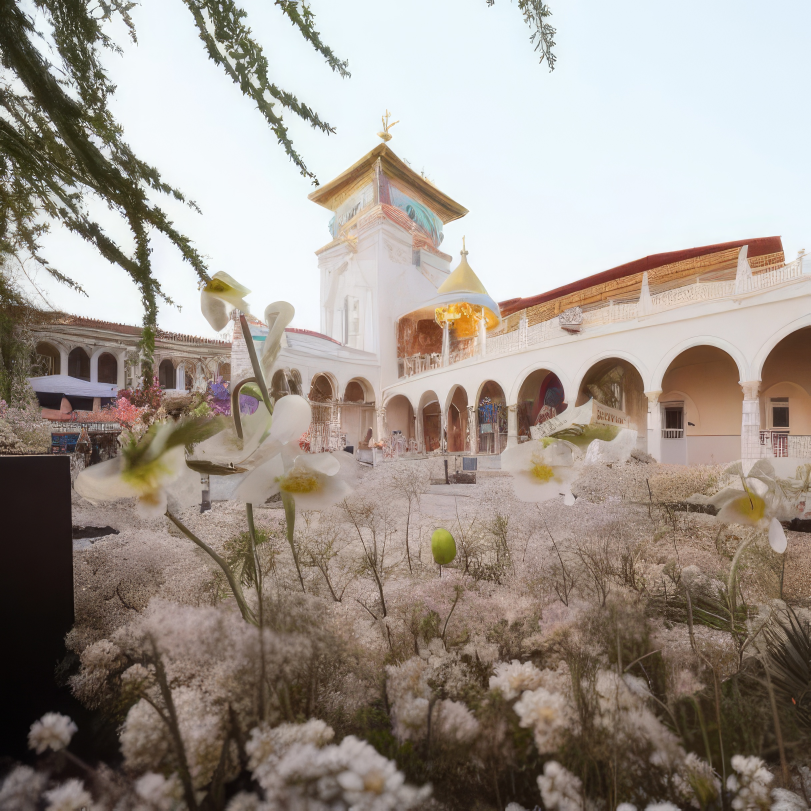
#> input picture images/image (10).jpg, 2432 x 2432 px (shown at 1/3 size); its folder holds only this picture in this run
$ python Main.py
#> lines starting #> are read from the running program, lines starting #| are printed output that depends on the picture; long printed decimals are rounded
### Fingerprint.py
from PIL import Image

def grayscale_sum(image_path):
    # Open the image
    image = Image.open(image_path)

    # Convert the image to grayscale
    grayscale_image = image.convert("L")

    # Get pixel values as a flattened list
    pixel_values = list(grayscale_image.getdata())

    # Sum the intensity values
    total_intensity = sum(pixel_values)

    # Return the sum of intensities
    return total_intensity

### ledger.py
import csv
import hashlib
import os
import time

# Function to create or update the ledger with block number and hash
def create_or_update_ledger(block_number, block_hash, ledger_file='ledger.csv'):
    # Check if the file exists to determine if we need to write the header
    file_exists = os.path.isfile(ledger_file)

    # Open the file in append mode
    with open(ledger_file, 'a', newline='') as csvfile:
        fieldnames = ['Block Number', 'Hash']
        writer = csv.DictWriter(csvfile, fieldnames=fieldnames)

        # Write the header if the file is new
        if not file_exists:
            writer.writeheader()

        # Write the new block information
        writer.writerow({'Block Number': block_number, 'Hash': block_hash})


# Function to create a new block and add it to the ledger
def create_new_block(block_number, block_hash):
    start = time.time()
    create_or_update_ledger(block_number, block_hash)
    print(f"Block {block_number} with hash {block_hash} added to the ledger.")
    total_time = (time.time() - start)
    # print(f"Mining took: {total_time} seconds")
    return total_time


# Function to read the ledger data (block number and corresponding hash)
# [28 lines left out: function read_ledger, not called in this run]

### Main.py
import os
import time
import random
import csv
from hashlib import sha256
from PIL import Image
from Fingerprint import grayscale_sum
from ledger import create_new_block
import glob


# Function to resize the image
def resize_image(image_path, max_size=(800, 800)):
#> called with image_path = 'images/image (10).jpg', max_size = (800, 800)
    image = Image.open(image_path)
#> image is the input picture: PIL image 2432x2432 RGB; mean R, G, B 159.4, 149.9, 141.5
    image.thumbnail(max_size, Image.Resampling.LANCZOS)
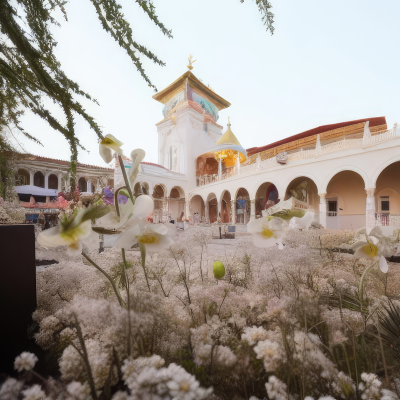
#> image: PIL image 800x800 RGB (shown at 1/2 size); mean R, G, B 159.4, 149.9, 141.5
    return image


# Function to assign sensitivity and difficulty level
def assign_sensitivity():
    sensitivity = random.choice(["High", "Medium", "Low"])
    difficulty = {"High": 5, "Medium": 4, "Low": 3}[sensitivity]
    return sensitivity, difficulty


# Function to mine a block
def mine_block(block_data, difficulty, previous_hash):
    prefix = '0' * difficulty
    nonce = 0
    start = time.time()
    while True:
        block_content = block_data + previous_hash + str(nonce)
        block_hash = sha256(block_content.encode()).hexdigest()
        if block_hash.startswith(prefix):
            total_time = (time.time() - start)
            print(f"Mining took: {total_time} seconds")
            return block_hash, nonce, total_time
        nonce += 1


# Function to save block data to a .txt file
def save_block_to_txt(block, file_name="blockchain.txt"):
    with open(file_name, "a") as f:
        f.write(f"Block Number: {block['Block Number']}\n")
        f.write(f"Sensitivity: {block['Sensitivity']}\n")
        f.write(f"Difficulty Level: {block['Difficulty Level']}\n")
        f.write(f"Data: {block['Data']}\n")
        f.write(f"Nonce: {block['Nonce']}\n")
        f.write(f"Previous Hash: {block['Previous Hash']}\n")
        f.write(f"New Hash: {block['New Hash']}\n")
        f.write("-" * 40 + "\n")


if __name__ == "__main__":
    # Delete the ledger and knowledge bank if they exist
    if os.path.exists('ledger.csv'):
        os.remove('ledger.csv')
    if os.path.exists('knowledge_bank.csv'):
        os.remove('knowledge_bank.csv')
    if os.path.exists('ledger_ZKP.csv'):
        os.remove('ledger_ZKP.csv')
    if os.path.exists('blockchain.txt'):
        os.remove('blockchain.txt')

    # Directory containing images
    image_folder = "images"
    processed_folder = "processed_images"

    # Create folder if it doesn't exist
    if not os.path.exists(processed_folder):
        os.makedirs(processed_folder)

    images = glob.glob(os.path.join(image_folder, "*.jpg"))

    # Blockchain structure: a list to store each block
    blockchain = []

    previous_hash = "0"  # Initialize the first previous hash as "0"
    block_number = 1  # Starting block number
    total_mining_time = 0  # Track cumulative mining time
    mining_times = []  # Store individual mining times

    for image_path in images:
        print(f"\nProcessing image: {image_path}")

        # Resize the image and save in the processed folder
        resized_image = resize_image(image_path)
        processed_image_path = os.path.join(processed_folder, f"{os.path.basename(image_path)}")
        resized_image.save(processed_image_path)

        # Assign sensitivity and determine difficulty level
        sensitivity, difficulty = assign_sensitivity()
        print(f"Sensitivity: {sensitivity}, Difficulty Level: {difficulty}")

        # Fingerprinting: compute the grayscale intensity sum as the image intensity
        total_intensity = grayscale_sum(processed_image_path)
#> in grayscale_sum, `grayscale_image = image.convert("L")`:
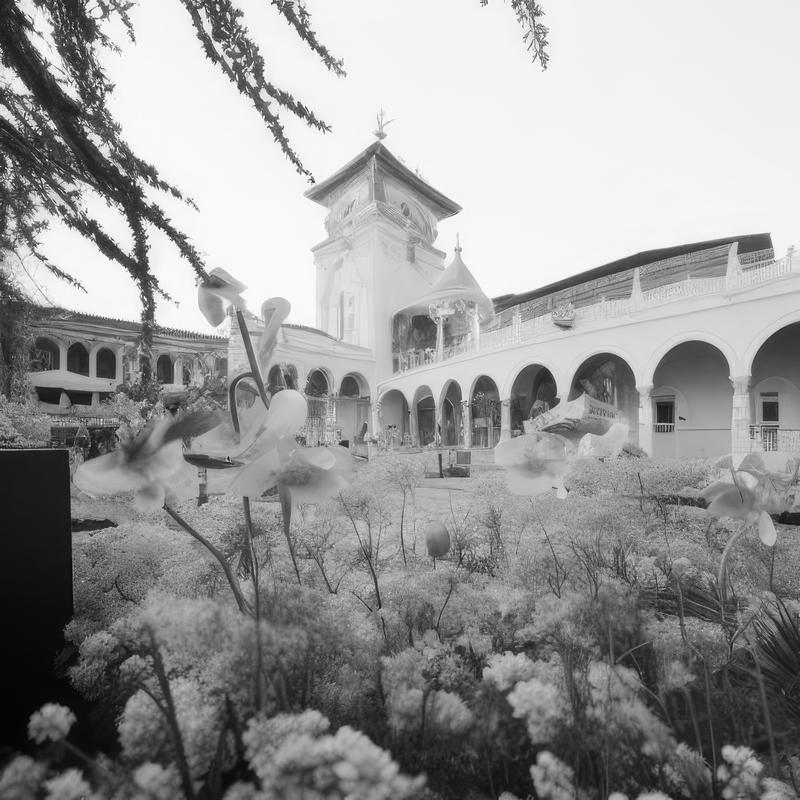
#> grayscale_image: PIL image 800x800 L; min 0, max 255, mean 151.8
#> in grayscale_sum, `pixel_values = list(grayscale_image.getdata())`: pixel_values = 640000 items
#> in grayscale_sum, `total_intensity = sum(pixel_values)`: total_intensity = 97147480
#> total_intensity = 97147480

        # Calculate SHA-256 hash of image intensity for knowledge bank
        image_intensity_hash = sha256(str(total_intensity).encode()).hexdigest()
        print(f"Zero knowledge data: {image_intensity_hash}")
#| Zero knowledge data: c80386b7eead8a441c99e3837a4ae5644e2eae61032c112e40a05949a4b34d51
        # Save image intensity hash to knowledge bank
        with open('knowledge_bank.csv', 'a', newline='') as kb:
            writer = csv.writer(kb)
            writer.writerow([os.path.basename(processed_image_path), image_intensity_hash])

        # Generate challenge-based hash for Zero Knowledge Proof (ZKP)
        challenge = random.randint(1, 10000)
        challenge_hash = sha256((image_intensity_hash + str(challenge)).encode()).hexdigest()

        # Save ZKP hash to ledger_ZKP
        with open('ledger_ZKP.csv', 'a', newline='') as zkp_ledger:
            writer = csv.writer(zkp_ledger)
            writer.writerow([block_number, challenge, challenge_hash])

        # Mining block using challenge_hash, previous hash, and difficulty level
        print(f"Mining block with difficulty {difficulty}...")
        block_data = challenge_hash + sensitivity + str(difficulty)
        new_hash, nonce, mining_time = mine_block(block_data, difficulty, previous_hash)
#> nonce = 140313; mining_time = 0.425
        print(f"Block mined with hash: {new_hash} (Nonce: {nonce})")
#| Block mined with hash: 0000f5c632211822ee4b64f67dff4e8869ace6e86d508fb4c5320ecc75278cec (Nonce: 140313)

        # Update total mining time and record individual mining time
        total_mining_time += mining_time
#> total_mining_time = 0.425
        mining_times.append(mining_time)
        print(f"Cumulative Mining Time: {total_mining_time} seconds")
#| Cumulative Mining Time: 0.4249 seconds

        # Create and store the block details in the blockchain
        block = {
            'Block Number': block_number,
            'Sensitivity': sensitivity,
            'Difficulty Level': difficulty,
            'Data': challenge_hash,
            'Nonce': nonce,
            'Previous Hash': previous_hash,
            'New Hash': new_hash
        }
        blockchain.append(block)

        # Save the block data to a .txt file
        save_block_to_txt(block)

        # Update the ledger with the new block
        create_new_block(block_number, new_hash)

        # Update the previous hash for the next block
        previous_hash = new_hash
        block_number += 1

    # Visualize the blockchain
    print("\nBlockchain:")
    for block in blockchain:
        print(f"Block Number: {block['Block Number']}")
        print(f"  Sensitivity: {block['Sensitivity']}")
        print(f"  Difficulty Level: {block['Difficulty Level']}")
        print(f"  Data: {block['Data']}")
        print(f"  Nonce: {block['Nonce']}")
        print(f"  Previous Hash: {block['Previous Hash']}")
        print(f"  New Hash: {block['New Hash']}")
        print("-" * 40)
#> this loop made 1 pass
#| Block Number: 1
#|   Sensitivity: Medium
#|   Difficulty Level: 4
#|   Data: d7f1ad0e6e8c79a1dc1538b6f4ed0cf587ccd614498ebf71e1ae93ab05ccf738
#|   Nonce: 140313
#|   Previous Hash: 0
#> (further printed lines are left out)

    # Display total mining time and mean mining time
    mean_mining_time = total_mining_time / len(mining_times) if mining_times else 0
#> mean_mining_time = 0.425
    print(f"\nTotal Mining Time for All Blocks: {total_mining_time} seconds")
#| Total Mining Time for All Blocks: 0.4249 seconds
    print(f"Mean Mining Time per Block: {mean_mining_time} seconds")
#| Mean Mining Time per Block: 0.4249 seconds

$ run again, on images/image (14).jpg
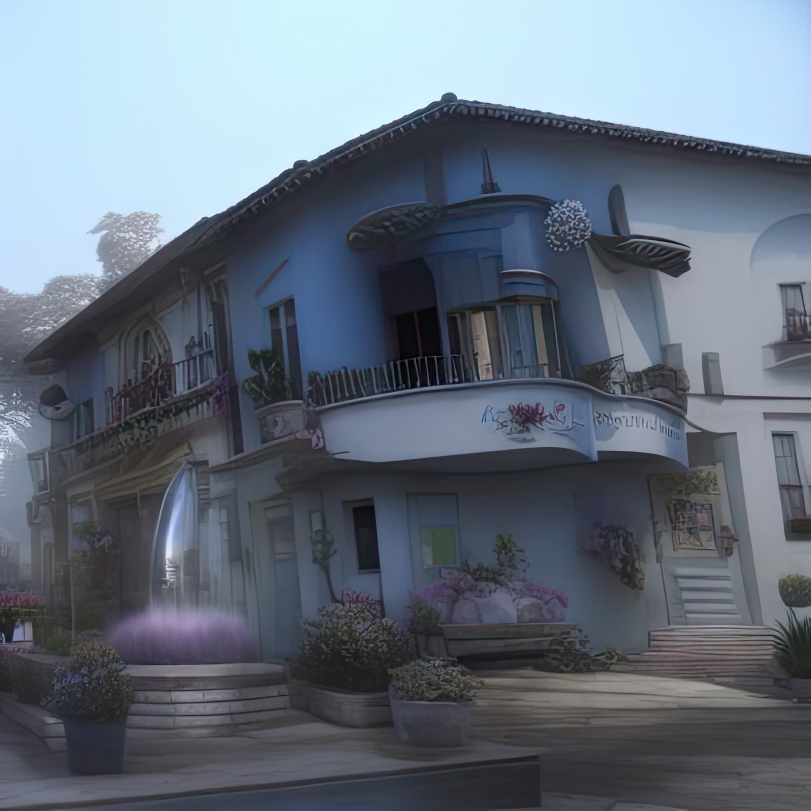
#> input picture images/image (14).jpg, 2432 x 2432 px (shown at 1/3 size)
#> in resize_image, image is the input picture: PIL image 2432x2432 RGB; mean R, G, B 101.3, 111.4, 124.2
#> in resize_image, `image.thumbnail(max_size, Image.Resampling.LANCZOS)`:
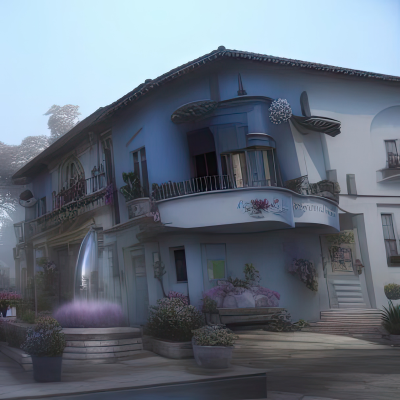
#> image: PIL image 800x800 RGB (shown at 1/2 size); mean R, G, B 101.3, 111.4, 124.2
#> in grayscale_sum, `grayscale_image = image.convert("L")`:
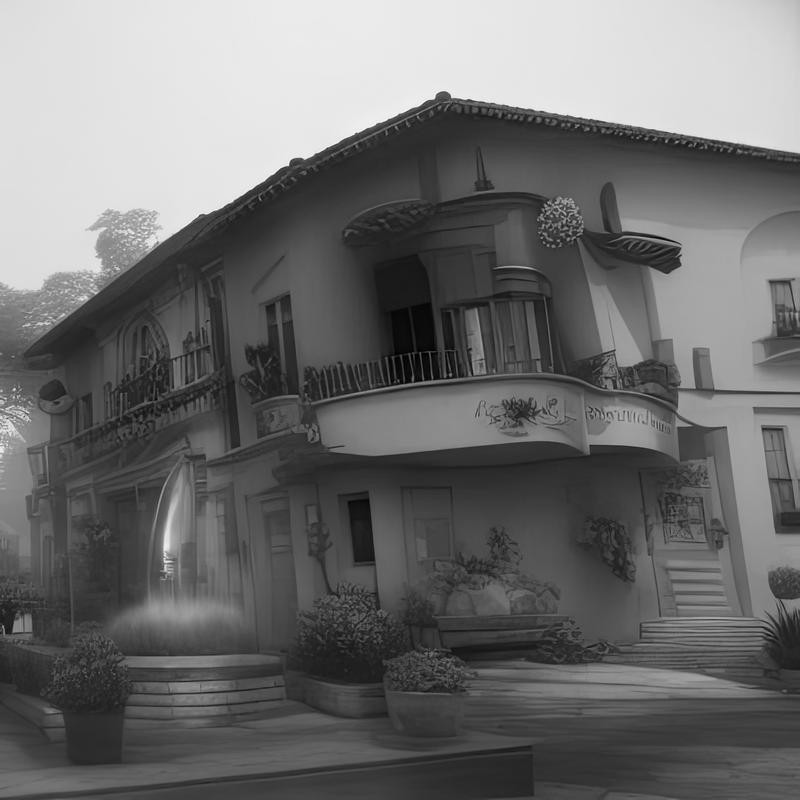
#> grayscale_image: PIL image 800x800 L; min 0, max 251, mean 109.8
#> pixel_values = 640000 items
#> in grayscale_sum, `total_intensity = sum(pixel_values)`: total_intensity = 70301874
#| Zero knowledge data: a742d7a60d89350cd9428fc57891e44a8581f44618cacc4e8acf2c330c41cd58
#> nonce = 119006; mining_time = 0.302
#| Block mined with hash: 0000921f971aef9f9eb15e08438320e6422944475d904dd4a29d9a20ae83a3c9 (Nonce: 119006)
#| Cumulative Mining Time: 0.3021 seconds
#> the loop `for block in blockchain:` made 1 pass
#| Block Number: 1
#|   Sensitivity: Medium
#|   Difficulty Level: 4
#|   Data: 11e6d2870b162ddf76519f7fddf66fa6150a5bea9986089b2e55c1ad07500c97
#|   Nonce: 119006
#|   Previous Hash: 0
#> (further printed lines are left out)
#| Total Mining Time for All Blocks: 0.3021 seconds
#| Mean Mining Time per Block: 0.3021 seconds

$ run again, on images/image (15).jpg
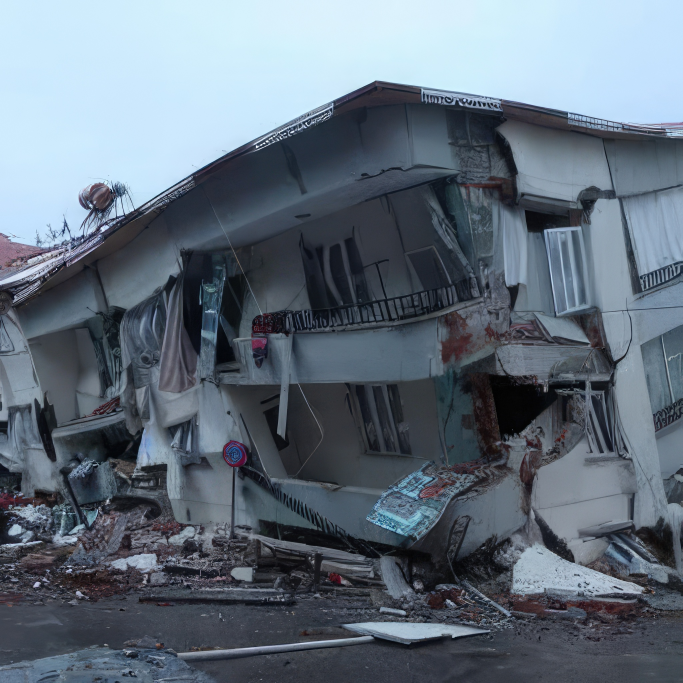
#> input picture images/image (15).jpg, 2048 x 2048 px (shown at 1/3 size)
#> in resize_image, image is the input picture: PIL image 2048x2048 RGB; mean R, G, B 98.9, 111.4, 124.1
#> in resize_image, `image.thumbnail(max_size, Image.Resampling.LANCZOS)`:
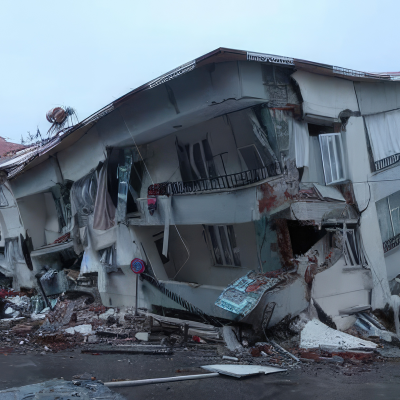
#> image: PIL image 800x800 RGB (shown at 1/2 size); mean R, G, B 98.9, 111.4, 124.1
#> in grayscale_sum, `grayscale_image = image.convert("L")`:
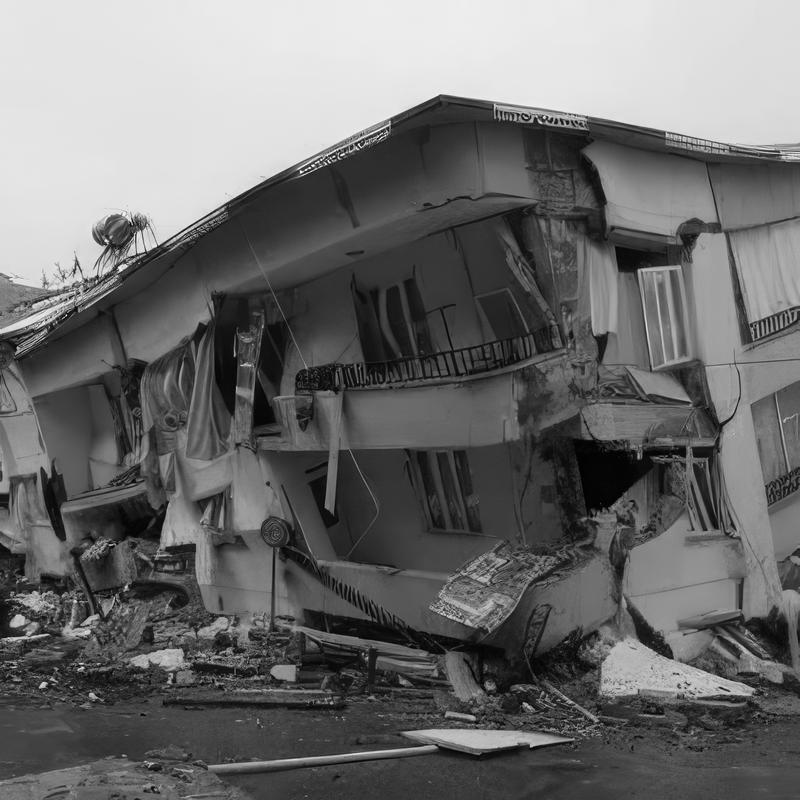
#> grayscale_image: PIL image 800x800 L; min 0, max 253, mean 109.1
#> pixel_values = 640000 items
#> in grayscale_sum, `total_intensity = sum(pixel_values)`: total_intensity = 69810509
#| Zero knowledge data: d67d3842d007a8bd18f1f7c440aa4eeb3c36b3a26267813f7724975429a53a57
#> nonce = 65542; mining_time = 0.177
#| Block mined with hash: 00004695a59ad598833b0a62d3e7f4081f4717ed2d5d5fb3faf9f11201311a92 (Nonce: 65542)
#| Cumulative Mining Time: 0.1767 seconds
#> the loop `for block in blockchain:` made 1 pass
#| Block Number: 1
#|   Sensitivity: Medium
#|   Difficulty Level: 4
#|   Data: 5700cedffa77c0498258363b61ce9545fe3acf27035e371562975e131ae346a1
#|   Nonce: 65542
#|   Previous Hash: 0
#> (further printed lines are left out)
#| Total Mining Time for All Blocks: 0.1767 seconds
#| Mean Mining Time per Block: 0.1767 seconds
